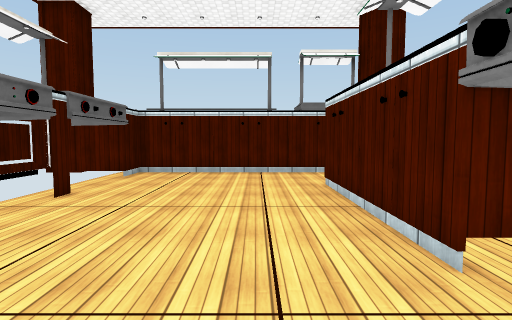
View 1 (above)

12 first-person views from a walk through a Unity game level. The camera is 1.4 m above the floor, tilts 4° down and sees 80° across. The floor is counted in squares, 1 m on a side. Each view is taken from the middle of a square. On the plan, view 1 faces up. The plan holds only what a view shows up to about 14 squares ahead; the rest is blank. The place goes on beyond the plan. Surface patterns are stand-ins for the level's own textures.

View 2
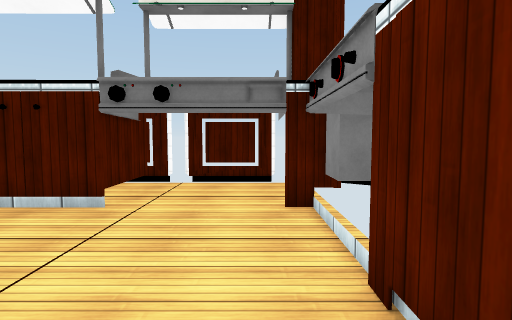

View 3
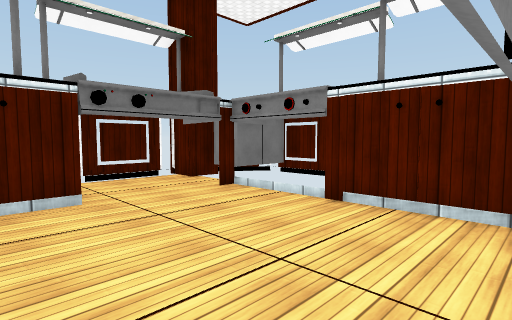

View 4
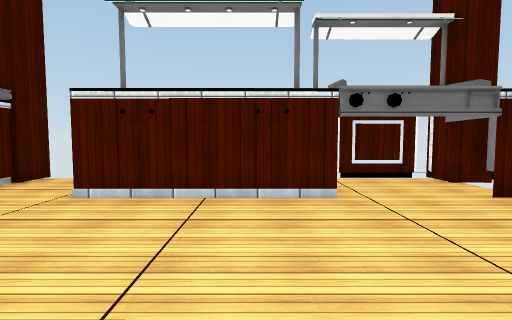

View 5
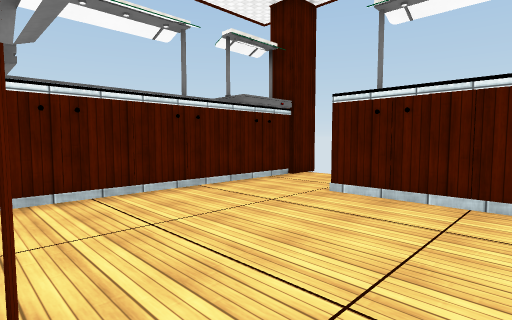

View 6
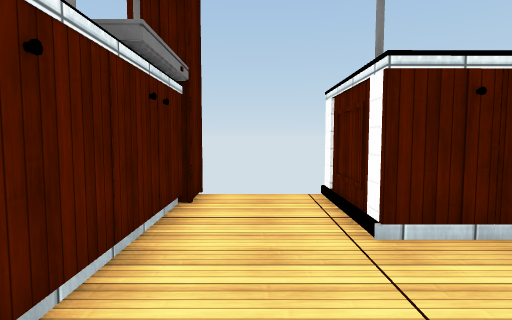

View 7
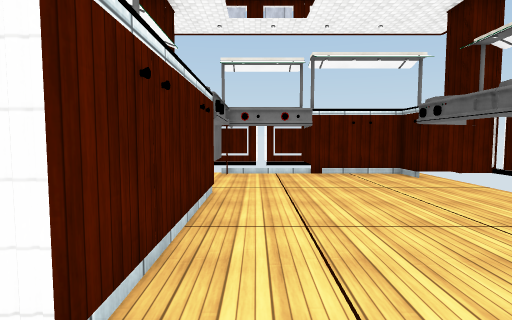

View 8
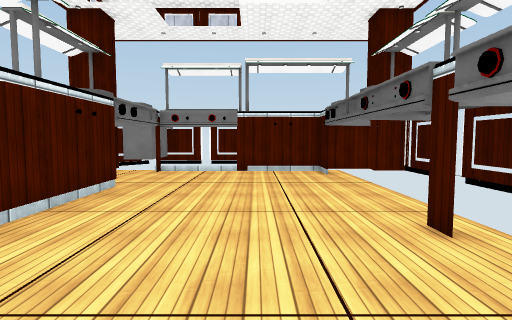

View 9
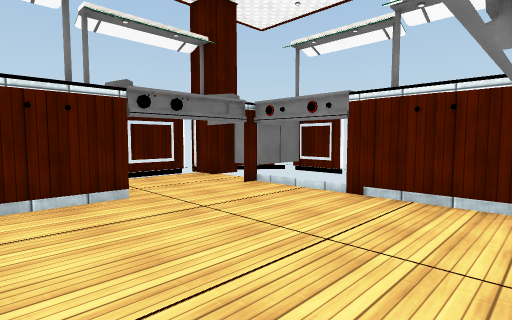

View 10
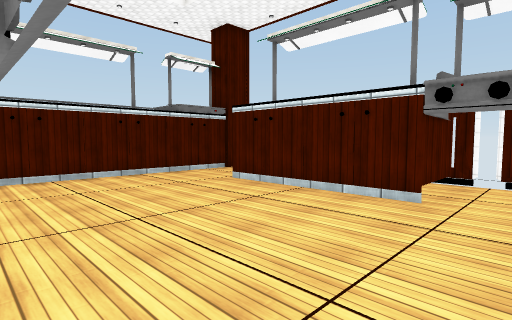

View 11
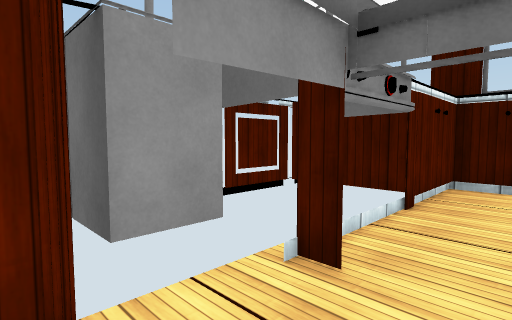

View 12
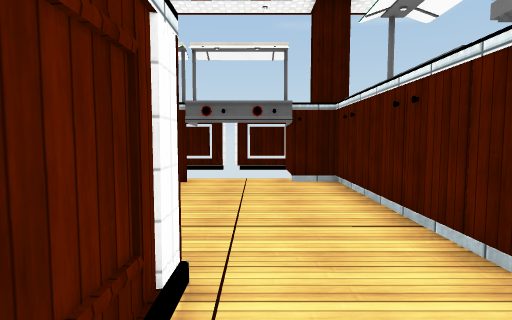

### Floor plan
Points are (right, up) in squares from view 1. A wall is a line through its corners. A room is listed if a view was taken in it or the views show most of it. See-through windows are left out.
Room 1 (views 1, 2, 3, 4, 5, 6, 7, 8, 9, 10, 11, 12)
walls: (-4.8, 7.9) (-4.8, 7.1); (4.8, 3.1) (2.1, 3.1) (2.1, 9.2) (5.7, 9.2); (-1.2, -1) (-1.2, -2.6); (2.1, -0.5) (2.1, -1.3) (2.1, -0.5); (-6.6, 0.2) (-4.8, 0.2) (-4.8, -1.1) (-0.5, -1.1); (2.7, -1.8) (4, -1.8); (6, 12.4) (4.5, 12.4); (5.9, 12.6) (-4.8, 12.6) (-4.8, 11.2) (-6.5, 11.2); (5.5, -1.2) (5.6, 3.5); (4.5, -2.3) (4.5, -1.1) (6, -1.1)
low walls: (1.5, -1.1) (2.5, -1.1)

Where each view was taken, in squares from view 1:
view 1: 0 up, 0 right, facing up
view 2: 0 up, 4 left, facing right
view 3: 5 up, 5 left, facing down-right
view 4: 5 up, 5 left, facing right
view 5: 5 up, 5 left, facing up-right
view 6: 11 up, 2 left, facing right
view 7: 11 up, 1 right, facing down
view 8: 12 up, 2 left, facing down
view 9: 6 up, 5 left, facing down-right
view 10: 1 up, 5 left, facing up-right
view 11: 1 up, 5 right, facing down-left
view 12: 10 up, 5 right, facing left
